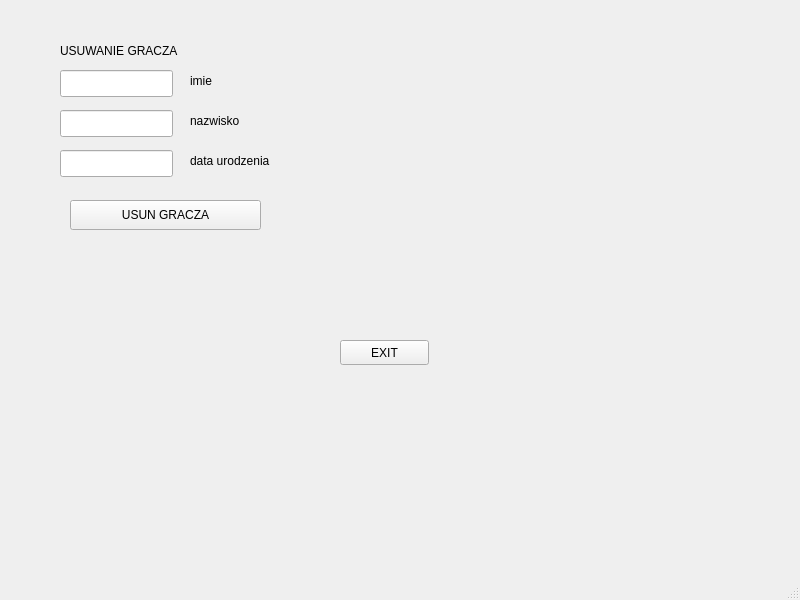
<?xml version="1.0" encoding="UTF-8"?>
<ui version="4.0">
 <class>MainWindow</class>
 <widget class="QMainWindow" name="MainWindow">
  <property name="geometry">
   <rect>
    <x>0</x>
    <y>0</y>
    <width>800</width>
    <height>600</height>
   </rect>
  </property>
  <property name="windowTitle">
   <string>MainWindow</string>
  </property>
  <widget class="QWidget" name="centralwidget">
   <widget class="QLabel" name="label">
    <property name="geometry">
     <rect>
      <x>60</x>
      <y>40</y>
      <width>181</width>
      <height>22</height>
     </rect>
    </property>
    <property name="text">
     <string>USUWANIE GRACZA</string>
    </property>
   </widget>
   <widget class="QLineEdit" name="lineEdit">
    <property name="geometry">
     <rect>
      <x>60</x>
      <y>70</y>
      <width>113</width>
      <height>27</height>
     </rect>
    </property>
   </widget>
   <widget class="QLineEdit" name="lineEdit_2">
    <property name="geometry">
     <rect>
      <x>60</x>
      <y>110</y>
      <width>113</width>
      <height>27</height>
     </rect>
    </property>
   </widget>
   <widget class="QLineEdit" name="lineEdit_3">
    <property name="geometry">
     <rect>
      <x>60</x>
      <y>150</y>
      <width>113</width>
      <height>27</height>
     </rect>
    </property>
   </widget>
   <widget class="QLabel" name="label_2">
    <property name="geometry">
     <rect>
      <x>190</x>
      <y>70</y>
      <width>77</width>
      <height>22</height>
     </rect>
    </property>
    <property name="text">
     <string>imie</string>
    </property>
   </widget>
   <widget class="QLabel" name="label_3">
    <property name="geometry">
     <rect>
      <x>190</x>
      <y>110</y>
      <width>77</width>
      <height>22</height>
     </rect>
    </property>
    <property name="text">
     <string>nazwisko</string>
    </property>
   </widget>
   <widget class="QLabel" name="label_4">
    <property name="geometry">
     <rect>
      <x>190</x>
      <y>150</y>
      <width>121</width>
      <height>22</height>
     </rect>
    </property>
    <property name="text">
     <string>data urodzenia</string>
    </property>
   </widget>
   <widget class="QPushButton" name="pushButton">
    <property name="geometry">
     <rect>
      <x>70</x>
      <y>200</y>
      <width>191</width>
      <height>30</height>
     </rect>
    </property>
    <property name="text">
     <string>USUN GRACZA</string>
    </property>
   </widget>
   <widget class="QPushButton" name="pushButton_2">
    <property name="geometry">
     <rect>
      <x>340</x>
      <y>340</y>
      <width>89</width>
      <height>25</height>
     </rect>
    </property>
    <property name="text">
     <string>EXIT</string>
    </property>
   </widget>
  </widget>
  <widget class="QMenuBar" name="menubar">
   <property name="geometry">
    <rect>
     <x>0</x>
     <y>0</y>
     <width>800</width>
     <height>22</height>
    </rect>
   </property>
  </widget>
  <widget class="QStatusBar" name="statusbar"/>
 </widget>
 <resources/>
 <connections/>
</ui>
